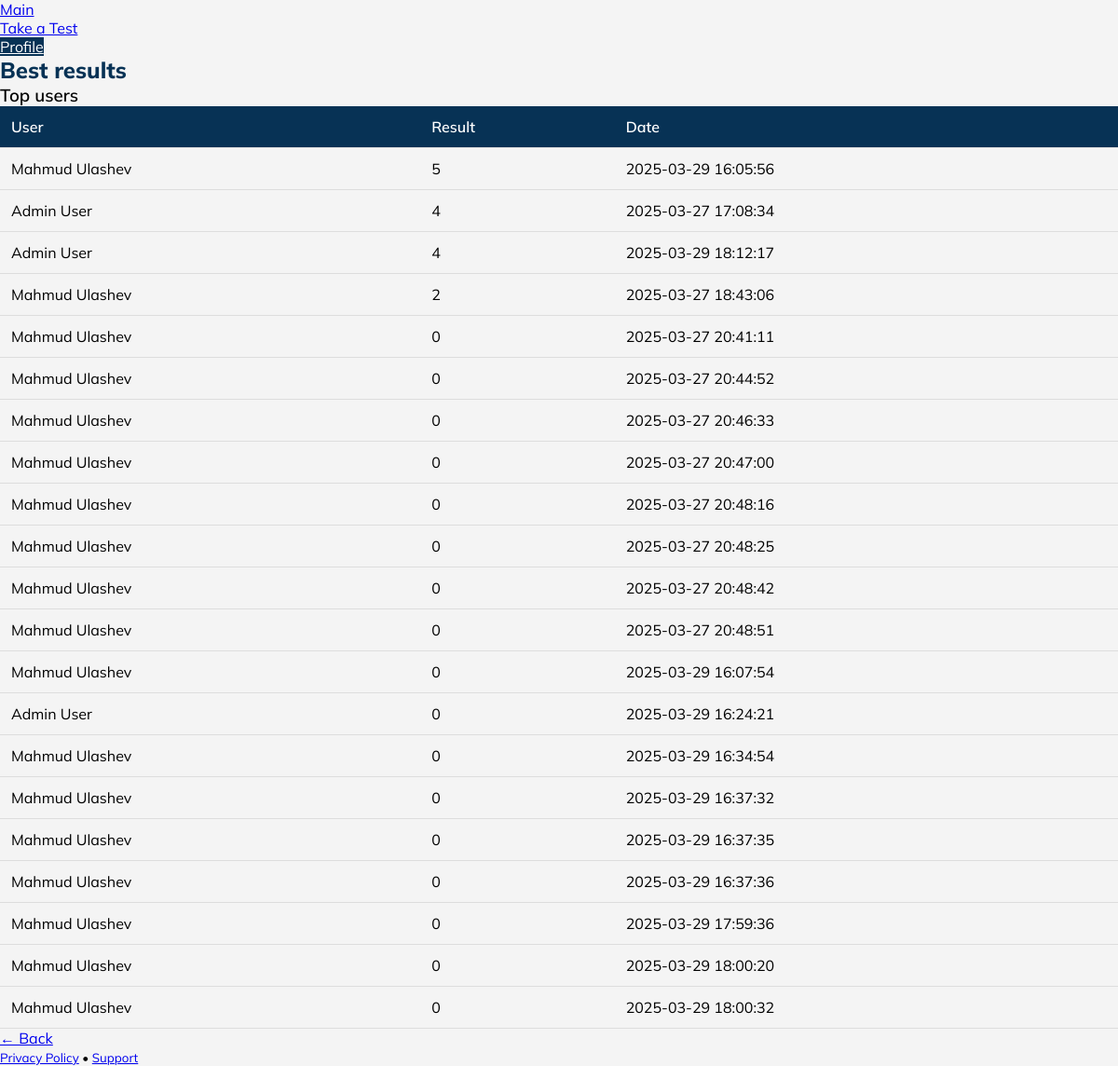
The page /leaderboard on the database as committed earlier.
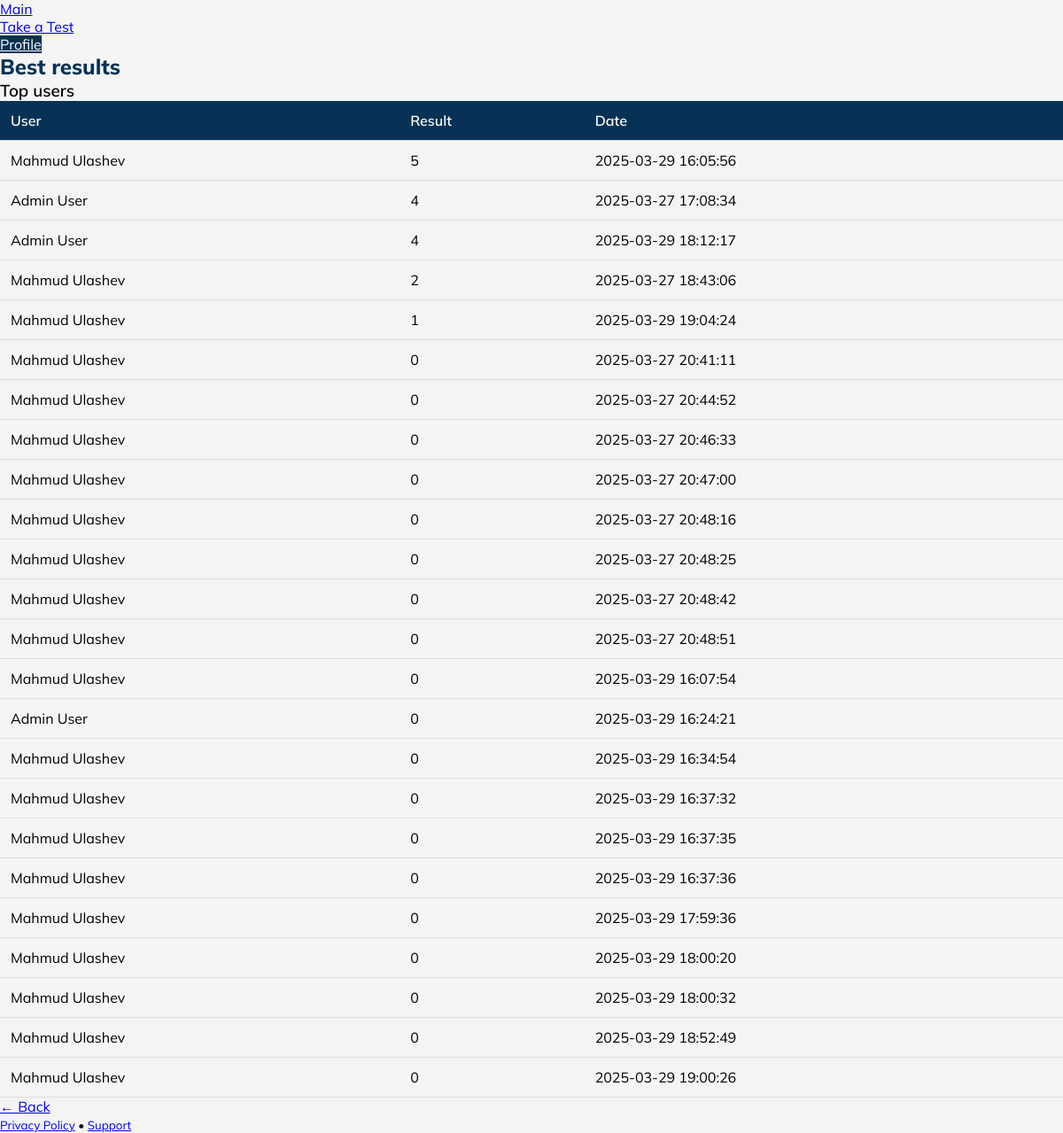
The same page on the database as committed later.
### tables this page shows
CREATE TABLE results (
    id INTEGER PRIMARY KEY AUTOINCREMENT,
    user_id INTEGER NOT NULL,
    ball INTEGER NOT NULL,
    test_date TEXT NOT NULL,
    FOREIGN KEY (user_id) REFERENCES users(id)
);

CREATE TABLE users (
    id INTEGER PRIMARY KEY AUTOINCREMENT,
    first_name TEXT NOT NULL,
    last_name TEXT NOT NULL,
    username TEXT UNIQUE NOT NULL,
    password TEXT NOT NULL,
    is_admin INTEGER DEFAULT 0
);

### app.py (the view)
@app.route("/leaderboard")
def leaderboard():
    conn = conn_databaza()
    cursor = conn.cursor()
    cursor.execute("""
        SELECT users.first_name, users.last_name, results.ball, results.test_date
        FROM results
        JOIN users ON results.user_id = users.id
        ORDER BY results.ball DESC, results.test_date ASC
    """)
    leaders = cursor.fetchall()
    conn.close()
    return render_template("leaderboard.html", leaders=leaders)

### app.py (called while the page is built)
def conn_databaza():
    conn = sqlite3.connect("users.db")
    conn.row_factory = sqlite3.Row
    return conn

### templates/leaderboard.html (shortened to what this page needs)
<!DOCTYPE html>
<html lang="en">
<head>
    <link rel="stylesheet" href="https://cdn.jsdelivr.net/npm/@picocss/pico@1/css/pico.min.css">
    <link rel="stylesheet" href="/static/profile.css">
</head>
<body>
    <div class="header-wrapper">
        <nav class="container">
            <ul>
                <li><a href="/">Main</a></li>
            </ul>
            <ul>
                <li><a href="/test-cover">Take a Test</a></li>
                <li><a  class="profile" href="/profile">Profile</a></li>
            </ul>
        </nav>
    </div>
    <main class="container">
        <section>
            <hgroup>
                <h2>Best results</h2>
                <h3>Top users</h3>
            </hgroup>
            <table>
                <thead>
                    <tr>
                        <th>User</th>
                        <th>Result</th>
                        <th>Date</th>
                    </tr>
                </thead>
                <tbody>
                    {% for leader in leaders %}
                    <tr>
                        <td>{{ leader["first_name"] }} {{ leader["last_name"] }}</td>
                        <td>{{ leader["ball"] }}</td>
                        <td>{{ leader["test_date"] }}</td>
                    </tr>
                    {% endfor %}
                </tbody>
            </table>
            <a href="/" role="button">← Back</a>
        </section>
    </main>
    <footer class="container">
        <small><a href="#">Privacy Policy</a> • <a href="#">Support</a></small>
    </footer>
</body>
</html>

### static/profile.css (style rules this page uses)
*, html { margin: 0; padding: 0; box-sizing: border-box; }
.container { max-width: 1200px; margin: 0 auto; }
body { font-family: 'Mulish', sans-serif; background: #f4f4f4; }
main { margin-top: 30px; }
hgroup h2 { font-weight: 800; color: #073255; }
hgroup h3 { font-weight: 600; color:black; }
h3 { color: black; }
table { width: 100%; border-collapse: collapse; }
table th, table td { padding: 12px; border-bottom: 1px solid #ddd; text-align: left; color: black; }
table th { background: #073255; font-weight: 600; color: white; }
.profile { background-color: #073255; color: white; }

Rows that differ between the two databases and show on the page:
added results: first_name "Mahmud", last_name "Ulashev", ball "1", test_date "2025-03-29 19:04:24"
added results: first_name "Mahmud", last_name "Ulashev", ball "0", test_date "2025-03-29 18:52:49"
added results: first_name "Mahmud", last_name "Ulashev", ball "0", test_date "2025-03-29 19:00:26"
